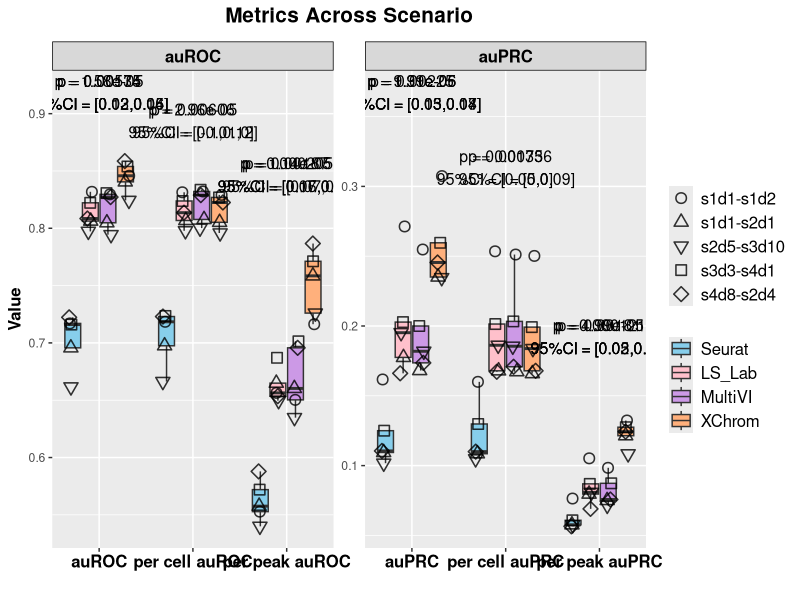
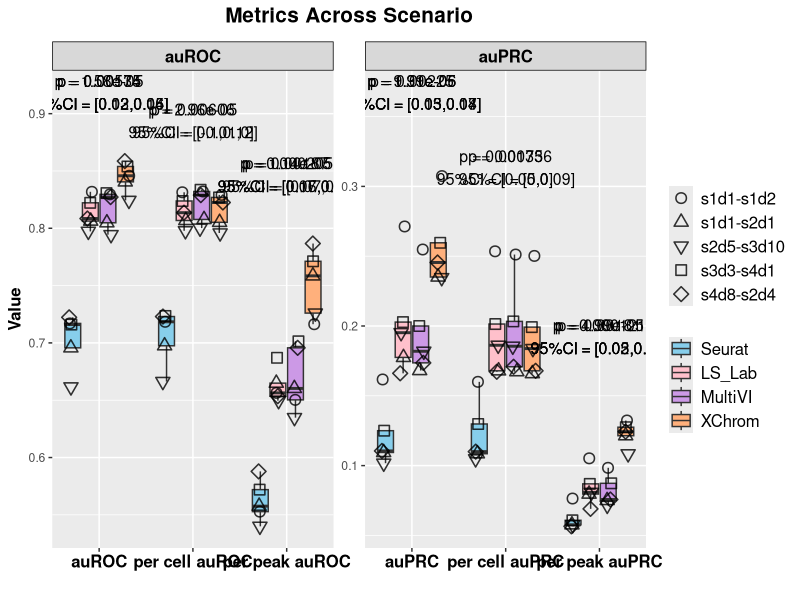

Source code (R) for these figures, in order:
library(ggplot2)
library(readr)
library(dplyr)
library(tidyr)
library(purrr)
library(jsonlite)


df <- read_csv('test_r4_inter_method_auc.csv')
r=4

# Convert Metric & Method & Dataset to factor and specify the order
df$Metric <- factor(df$Metric, levels = c("auROC", "per cell auROC", "per peak auROC", 
                                          "auPRC", "per cell auPRC", "per peak auPRC"))
df$Method <- factor(df$Method, levels = c("Seurat", "LS_Lab", "MultiVI", "XChrom"))
df$Dataset<-factor(df$Dataset,levels = c('s1d1-s1d2','s1d1-s2d1','s2d5-s3d10','s3d3-s4d1','s4d8-s2d4'))
df %>%
  group_by(Metric, Method) %>%
  summarise(Dataset_Count = n_distinct(Dataset), .groups = "drop")

#################################### facet ######################################
# Add 2 new column to group auROC(overall,per-cell,per-peak) and auPRC(overall,per-cell,per-peak),respectively

df <- df %>%
  mutate(MetricType = ifelse(grepl("auROC", Metric), "auROC", "auPRC"))%>%
  mutate(MetricType = factor(MetricType, levels = c("auROC", "auPRC")))

# Obtain all the methods that need to be compared (excluding XChrom itself)
other_methods <- unique(df$Method[df$Method != "XChrom"])

# Extract the data of XChrom as the benchmark
xchrom_data <- df %>% 
  filter(Method == "XChrom") %>% 
  select(Dataset, Metric, MetricType, Value_XChrom = Value)

# Generate comparative data
comparison_data <- df %>%
  filter(Method != "XChrom") %>% 
  inner_join(xchrom_data, by = c("Dataset", "Metric", "MetricType")) %>%
  mutate(diff = Value_XChrom - Value)



perform_tests <- function(differences, digits_round = r,
                                    exact = FALSE, correct = TRUE) {
  d <- differences[is.finite(differences)]
  if (!is.null(digits_round)) d <- round(d, digits_round)  # 固化 ties（关键！）
  
  n <- length(d)
  if (n < 2) return(list(p_value = NA_real_, test_method = "insufficient_n"))
  
  if (sd(d) == 0) {
    if (all(abs(d) < .Machine$double.eps)) {
      return(list(p_value = 1, test_method = "no-diff"))
    } else {
      # 常数非零，用精确符号检验（强烈建议报告这个 p，一眼看方向占比）
      k <- sum(d > 0); n_nonzero <- sum(d != 0)
      p <- binom.test(k, n_nonzero, p = 0.5, alternative = "two.sided")$p.value
      return(list(p_value = p, test_method = "Sign test (binom)"))
    }
  }
  # 非常数向量再做 Shapiro；n>=3 才有意义
  shapiro_p <- if (n >= 3) {
    tryCatch(shapiro.test(d)$p.value, error = function(e) NA_real_)
  } else NA_real_
  
  if (!is.na(shapiro_p) && shapiro_p > 0.05) {
    # 配对 t 等价于对差值做单样本 t：mu=0
    p <- t.test(d, mu = 0)$p.value
    return(list(p_value = p, test_method = "paired t-test"))
  } else {
    # 非正态或样本太少：Wilcoxon，考虑 ties
    p <- suppressWarnings(wilcox.test(d,alternative = "two.sided",mu = 0, exact = FALSE, correct = TRUE)$p.value)
    return(list(p_value = p, test_method = "Wilcoxon signed-rank"))
    }
}




# Calculate statistical results
annotation_df <- comparison_data %>%
  group_by(Metric, Method) %>%  # Group by Metric & Method
  summarise(
    mean_diff = mean(diff, na.rm = TRUE),
    se_diff = sd(diff, na.rm = TRUE) / sqrt(n()),
    lower_ci = mean_diff - qt(0.975, df = n()-1) * se_diff,
    upper_ci = mean_diff + qt(0.975, df = n()-1) * se_diff,
    test = list(perform_tests(diff)),
    .groups = "drop"
  ) %>%
  mutate(
    p_value = as.numeric(purrr::map_dbl(test, "p_value")),
    test_method = purrr::map_chr(test, "test_method"),
    p_value_label = ifelse(p_value < 0.05,
                           paste0("p = ", signif(p_value, digits = 3)),
                           NA_character_)
  ) %>%
  # Merge the MetricType and Y-axis position information
  left_join(distinct(df, Metric, MetricType), by = "Metric") %>% 
  left_join(
    df %>% group_by(Metric) %>% summarise(max_val = max(Value)),
    by = "Metric"
  ) %>% 
  mutate(y_position = ifelse(p_value < 0.05, max_val + 0.06, NA_real_))


out <- annotation_df %>%
  mutate(test = map_chr(test, ~ toJSON(.x, auto_unbox = TRUE)))
write_csv(out, paste0('interMethod_aucprc_r',r,"_test.csv"))




ggplot(df, aes(x = Metric, y = Value,)) +
  geom_boxplot(aes(group = interaction(Metric, Method), fill = Method), 
               alpha = 1, outlier.shape = NA) + 
  geom_jitter(
    aes(group = interaction(Metric, Method), shape = Dataset),
    position = position_jitterdodge(
      jitter.width = 0.2,   
      dodge.width = 0.8    
    ),size = 3,alpha = 0.8,color = "black",stroke = 0.8)+
  scale_fill_manual(values = c("Seurat" = "skyblue", 'LS_Lab' = "pink",'MultiVI'='#CC99E6',"XChrom" = "#FFB07C")) + 
  scale_shape_manual(
    values = c(
      "s1d1-s1d2" = 1,   
      "s1d1-s2d1" = 2,   
      "s4d8-s2d4" = 5,   
      "s3d3-s4d1" = 0,    
      "s2d5-s3d10" = 6    
    ))+
  scale_x_discrete(expand = expansion(add = c(0.5, 0.5))) + 
  guides(shape = guide_legend(order = 1), fill = guide_legend(order = 2)) + 
  facet_wrap(~MetricType, scales = "free")+
  theme_set(theme_bw())+
  # theme_minimal() +
  theme(
    axis.text.x = element_text(angle = 0, hjust = 0.5, size = 12, face = "bold", color = "black", margin = margin(t =2)),
    axis.title = element_text(size = 12, color = "black", face = "bold"),
    legend.title = element_blank(),
    plot.title = element_text(hjust = 0.5, size = 15, face = "bold",margin = margin(b = 10)),
    legend.text = element_text(size = 12),
    strip.background = element_rect(fill = rgb(0.5, 0.5, 0.5, 0.3),color = "black", size = 0.5),  
    strip.text = element_text(size = 12, face = "bold", color = "black"),  
    strip.text.x = element_text(size = 12, face = "bold",color = "black"), 
  ) +
  labs(title = "Metrics Across Scenario", x = "", y = "Value") +
  geom_text(
    data = annotation_df[annotation_df$p_value<0.05,],
    aes(x = Metric, y = y_position,group = MetricType, 
        label = paste0(p_value_label, "\n95%CI = [",
                       round(lower_ci, 2), ",",
                       round(upper_ci, 2), "]")),
    inherit.aes = FALSE,size = 4,
    color = "black",hjust = 0.5)

ggsave(paste0('inter_method_aucprc_r',r,'.pdf'), plot = last_plot(), 
       width = 20, height = 6, units = "in",dpi=300)
